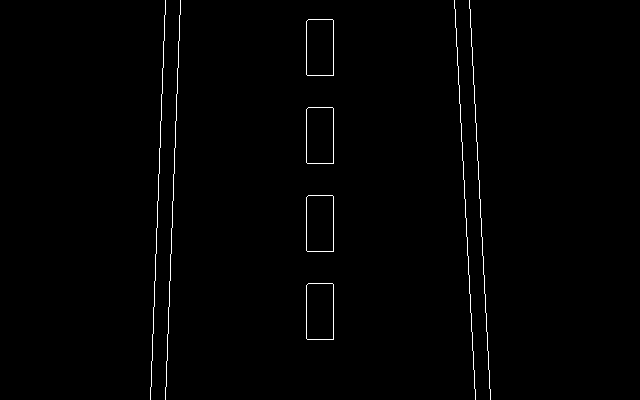
#> input picture exemplos_tp2/Filtragem_Espacial_Bordas_40_Exemplos_Independentes/dados/bordas_gt.png, 640 x 400 px
$ python 40_pipeline_completo.py   (older library calls are emulated)
#> lines starting #> are read from the running program, lines starting #| are printed output that depends on the picture; after the words box and inside, x2 and y2 are one past the last pixel; in counts of white or black regions, pixels touching at a corner belong together
#> in ler, `imagem = cv2.imread(str(p), cv2.IMREAD_GRAYSCALE if cinza else cv2.IMR..`: imagem: shape (400, 640); 0.88% white in thin lines or dots, all inside (x1, y1, x2, y2) = (150, 0, 491, 400)
#> call 2 of ler, with nome = 'pista_bev.png', cinza = False
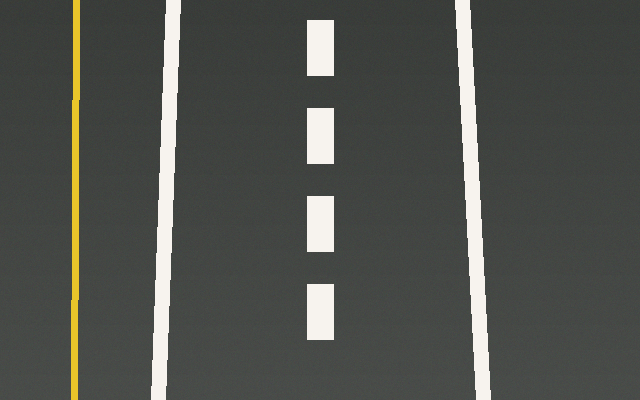
#> input picture exemplos_tp2/Filtragem_Espacial_Bordas_40_Exemplos_Independentes/dados/pista_bev.png, 640 x 400 px
#> in ler, imagem is the input picture: shape (400, 640, 3); mean B, G, R 77, 81.8, 79.7
"""
EXEMPLO 40 - Pipeline final: operadores, cenários, tempo, F1 e ângulos

O QUE ESTE CÓDIGO FAZ
Integra Sobel, LoG, duas configurações Canny e DoG e mede desempenho nas três condições.

COMO O CÓDIGO FUNCIONA
Calcula pixels ativados, tempo mediano, precisão/recall/F1 tolerantes a 2 pixels e respostas
direcionais.

POR QUE É IMPORTANTE NA DIREÇÃO AUTÔNOMA
Permite justificar uma decisão experimental limitada ao dataset controlado sem afirmar
superioridade universal.

COMO EXPLICAR AOS ALUNOS
Este exemplo representa uma etapa pequena de um pipeline de percepção. Observe a
imagem inicial, os valores numéricos apresentados no terminal e as imagens geradas.
Compare alterações de parâmetros mantendo as demais condições constantes.

ATIVIDADE PRÁTICA
Repita em imagens reais anotadas antes de recomendar aplicação veicular.

COMO EXECUTAR
python exemplos/40_pipeline_completo.py

SAÍDA
Uma ou mais figuras ou métricas serão salvas automaticamente em saidas/.
O programa pode ser executado diretamente: as funções estão neste próprio arquivo.
"""

import argparse
import csv
import json
import time
from pathlib import Path
import cv2
import numpy as np
import matplotlib
matplotlib.use("Agg")
import matplotlib.pyplot as plt

# Cada exemplo contém suas próprias funções; NÃO utiliza apoio.py.
# A pasta dados guarda apenas imagens de entrada. É permitido executar
# os exemplos em qualquer ordem, diretamente ou no Google Colab.
BASE = Path(__file__).resolve().parent.parent
DADOS = BASE / "dados"
RESULTADOS = BASE / "saidas" / Path(__file__).stem
RESULTADOS.mkdir(parents=True, exist_ok=True)


def ler(nome="pista_bev.png", cinza=False):
    """Abre uma imagem com verificação explícita de existência."""
    p = DADOS / nome
    imagem = cv2.imread(str(p), cv2.IMREAD_GRAYSCALE if cinza else cv2.IMREAD_COLOR)
    if imagem is None:
        raise FileNotFoundError(f"Imagem ausente: {p}. Execute o código com o ZIP extraído.")
    return imagem


def cinza(img):
    return cv2.cvtColor(img, cv2.COLOR_BGR2GRAY) if img.ndim == 3 else img


def sombra(img):
    """Perturbação controlada: sombra artificial em faixa diagonal da estrada."""
    a = img.astype(np.float32).copy()
    h, w = img.shape[:2]
#> h = 400; w = 640
    m = np.zeros((h,w),np.uint8)
    pts = np.array([[0,int(h*.16)],[w,int(h*.36)],[w,int(h*.59)],[0,int(h*.39)]],np.int32)
#> pts = [[0, 64], [640, 144], [640, 236], [0, 156]]
    cv2.fillConvexPoly(m,pts,255)
    a[m>0]*=.38
    a += np.random.default_rng(41).normal(0,2.5,a.shape)
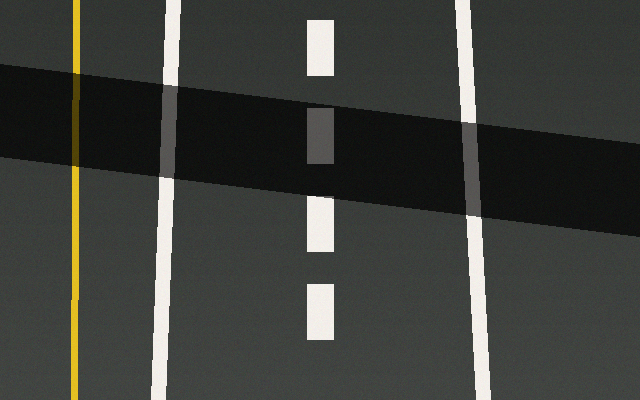
#> a: shape (400, 640, 3) float32; mean B, G, R 66.1, 70.2, 68.4; drawn with min black and max white
    return np.clip(a,0,255).astype(np.uint8)


def molhado(img):
    """CENÁRIO SINTÉTICO, não um teste com asfalto molhado real.
    Refrações/reflexos e variação tonal aproximam certos efeitos visuais.
    """
    h,w=img.shape[:2]
#> h = 400; w = 640
    a=(img.astype(np.float32)*.68).astype(np.uint8)
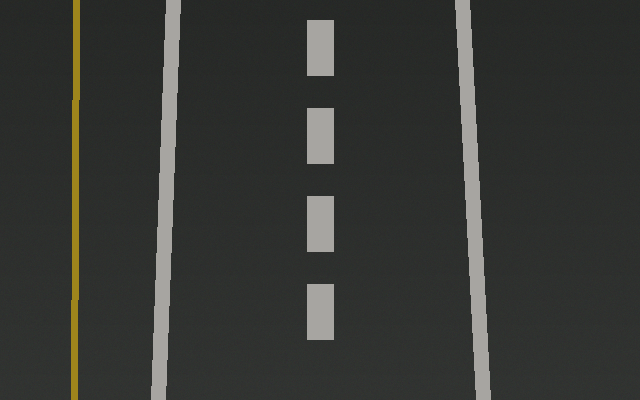
#> a: shape (400, 640, 3); mean B, G, R 51.8, 55.1, 53.6
    overlay=np.zeros_like(a)
    cv2.ellipse(overlay,(int(w*.50),int(h*.73)),(int(w*.39),int(h*.1)),0,0,360,(175,181,189),-1)
    cv2.line(overlay,(int(w*.27),int(h*.57)),(int(w*.76),int(h*.89)),(255,235,226),6)
    cv2.line(overlay,(int(w*.47),int(h*.62)),(int(w*.66),int(h*.97)),(225,224,240),4)
    a=cv2.addWeighted(a,.83,overlay,.17,0)
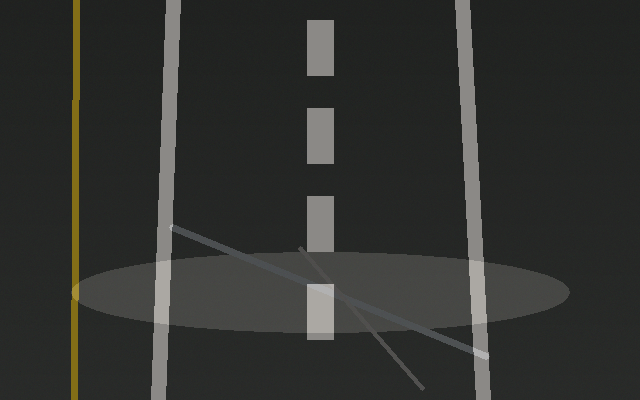
#> a: shape (400, 640, 3); mean B, G, R 47.1, 49.9, 48.8
    noise=np.random.default_rng(27).normal(0,6,a.shape)
    return np.clip(a.astype(np.float32)+noise,0,255).astype(np.uint8)


def selecionar_cena(nome="referencia"):
    img=ler()
    if nome == "sombra": return sombra(img)
    if nome == "molhado": return molhado(img)
    return img


def normalize8(x):
    x=np.asarray(x,dtype=np.float64)
    maxv=float(np.max(np.abs(x)))
    return np.uint8(np.clip((np.abs(x)/max(maxv,1e-9))*255,0,255))


def mostrar(paineis,titulos,nome="painel.png",colunas=3):
    """Salva painel, sem depender de janelas gráficas (compatível com Colab)."""
    n=len(paineis); linhas=(n+colunas-1)//colunas
    fig,ax=plt.subplots(linhas,colunas,figsize=(5*colunas,3.45*linhas),squeeze=False)
    for i, (im,t) in enumerate(zip(paineis,titulos)):
        a=ax.flat[i]
        if im.ndim==2: a.imshow(im,cmap="gray",vmin=0,vmax=255)
        else: a.imshow(cv2.cvtColor(im,cv2.COLOR_BGR2RGB))
        a.set_title(t,fontsize=11);a.axis("off")
    for a in ax.flat[n:]:a.axis("off")
    fig.tight_layout()
    p=RESULTADOS/nome
    fig.savefig(p,dpi=120,bbox_inches="tight");plt.close(fig)
    print("Figura gerada:",p)
    return p


def operadores(img):
    """Operadores com parâmetros fixos para uma comparação reproduzível.
    Sobel, LoG e DoG não são naturalmente binários; adotamos limiares
    explícitos para possibilitar a contagem de pixels. Os limiares não
    são universalmente ótimos; devem ser calibrados em outras cenas.
    """
    g=cinza(img)
    sx=cv2.Sobel(g,cv2.CV_64F,1,0,ksize=3)
    sy=cv2.Sobel(g,cv2.CV_64F,0,1,ksize=3)
    mag=np.hypot(sx,sy)
    log=cv2.Laplacian(cv2.GaussianBlur(g,(5,5),1.2),cv2.CV_64F,ksize=3)
    ga=cv2.GaussianBlur(g,(0,0),1.0).astype(np.float32)
    gb=cv2.GaussianBlur(g,(0,0),2.2).astype(np.float32)
    dog=np.abs(ga-gb)
    return {
        "Sobel":(np.uint8(mag>=95)*255,mag),
        "LoG":(np.uint8(np.abs(log)>=35)*255,np.abs(log)),
        "Canny 50/110":(cv2.Canny(g,50,110),None),
        "Canny 100/200":(cv2.Canny(g,100,200),None),
        "DoG":(np.uint8(dog>=7.5)*255,dog),
    }


def avaliacao(pred,gt,tolerancia=2):
    """Precisão/recall com tolerância geométrica: cada predição é aceita
    quando fica a até 'tolerancia' px da borda verdadeira, e vice-versa.
    Essa aproximação é didática e NÃO substitui avaliação em dados reais.
    """
    p=pred>0;g=gt>0
    k=cv2.getStructuringElement(cv2.MORPH_ELLIPSE,(2*tolerancia+1,2*tolerancia+1))
    gd=cv2.dilate(g.astype(np.uint8),k)>0
    pd=cv2.dilate(p.astype(np.uint8),k)>0
    precisao=float(np.sum(p & gd)/max(int(p.sum()),1))
    revocacao=float(np.sum(g & pd)/max(int(g.sum()),1))
    f1=2*precisao*revocacao/max(precisao+revocacao,1e-12)
    return precisao,revocacao,f1


def banco_direcional(img):
    """Respostas de gradiente (direção normal à borda), NÃO direção
    longitudinal da faixa. Portanto faixa vertical tipicamente gera
    resposta maior perto de 0 grau (gradiente horizontal).
    """
    g=cinza(img).astype(np.float64)
    kx=np.array([[-1,0,1],[-2,0,2],[-1,0,1]],dtype=np.float64)
    ky=kx.T
    resp={}
    for graus in (0,45,90,135):
        th=np.deg2rad(graus)
        k=np.cos(th)*kx+np.sin(th)*ky
        resp[graus]=np.abs(cv2.filter2D(g,cv2.CV_64F,k,borderType=cv2.BORDER_REFLECT_101))
    return resp


def tabela(rows,columns):
    print(" | ".join(columns))
    print("-"*88)
    for row in rows:print(" | ".join(str(row.get(c,"")) for c in columns))
    with open(RESULTADOS/"metricas.csv","w",newline="",encoding="utf-8") as f:
        wr=csv.DictWriter(f,fieldnames=columns);wr.writeheader();wr.writerows(rows)


# ---------------- EXPERIMENTO DESTE EXEMPLO ----------------
gt=ler("bordas_gt.png",cinza=True);ref=ler();rows=[];paineis=[];tit=[]
for nome,i in [("normal",ref),("sombra",sombra(ref)),("reflexos",molhado(ref))]:
 op=operadores(i);paineis.append(i);tit.append(nome)
 for operador,(edge,_) in op.items():
  # Cronometria inclui o cálculo integral do conjunto como custo aproximado por operador isolado? NÃO.
  # Reexecuta função equivalente individual para medir etapa corretamente.
  g=cinza(i)
  fns={"Sobel":lambda:np.hypot(cv2.Sobel(g,cv2.CV_64F,1,0),cv2.Sobel(g,cv2.CV_64F,0,1)),"LoG":lambda:cv2.Laplacian(cv2.GaussianBlur(g,(5,5),1.2),cv2.CV_64F),"Canny 50/110":lambda:cv2.Canny(g,50,110),"Canny 100/200":lambda:cv2.Canny(g,100,200),"DoG":lambda:cv2.absdiff(cv2.GaussianBlur(g,(0,0),1.0),cv2.GaussianBlur(g,(0,0),2.2))}
  fn=fns[operador];fn();tempos=[]
  for _ in range(6):t=time.perf_counter();fn();tempos.append((time.perf_counter()-t)*1000)
  pr,re,f1=avaliacao(edge,gt,tolerancia=2)
  rows.append(dict(cenario=nome,operador=operador,pixels_ativos=int(np.count_nonzero(edge)),mediana_ms=round(float(np.median(tempos)),3),precisao=round(pr,3),recall=round(re,3),f1=round(f1,3)))
  paineis.append(edge);tit.append(operador)
#> this loop made 3 passes
#> nome on passes 1 to 3: 'normal', 'sombra', 'reflexos'
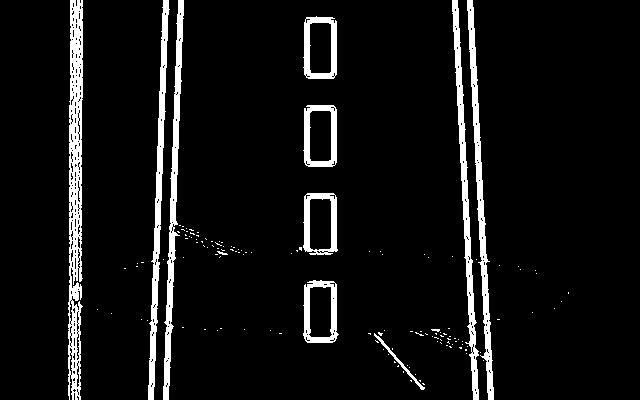
#> edge: shape (400, 640); 7% white; 136 white regions (125 under 20 px), largest, box (x1, y1, x2, y2) and area: (68, 0, 83, 400) 4097, (467, 0, 494, 400) 2435, (163, 0, 184, 400) 2406
#> after the loop, paineis = 18 items; rows = 15 items; tit = ['normal', 'Sobel', 'LoG', 'Canny 50/110', 'Canny 100/200', 'DoG', 'sombra', 'Sobel', 'LoG', 'Canny 50/110', 'Canny 100/200', 'DoG', 'reflexos', 'Sobel', 'LoG', 'Canny 50/110', 'Canny 100/200', 'DoG']
tabela(rows,["cenario","operador","pixels_ativos","mediana_ms","precisao","recall","f1"])
#| cenario | operador | pixels_ativos | mediana_ms | precisao | recall | f1
#> the loop in tabela, `for row in rows:print(" | ".join(str(row.get(c,"")) for c in columns))` made 15 passes
#| normal | Sobel | 6280 | 4.135 | 0.744 | 1.0 | 0.853
#| normal | LoG | 18171 | 0.487 | 0.623 | 1.0 | 0.768
#| normal | Canny 50/110 | 3048 | 0.293 | 0.738 | 1.0 | 0.849
#| normal | Canny 100/200 | 3048 | 0.282 | 0.738 | 1.0 | 0.849
#| normal | DoG | 22954 | 0.655 | 0.494 | 1.0 | 0.661
#| sombra | Sobel | 8758 | 3.968 | 0.542 | 1.0 | 0.703
#| sombra | LoG | 15200 | 0.476 | 0.636 | 1.0 | 0.778
#| sombra | Canny 50/110 | 4300 | 0.306 | 0.53 | 1.0 | 0.693
#> (further printed lines are left out)
mostrar(paineis,tit,"comparacao_3_cenarios.png",colunas=6)
#> in mostrar, `n = len(paineis)`: n = 18
#> in mostrar, `linhas = (n + colunas - 1) // colunas`: linhas = 3
#> the loop in mostrar, `for i, (im,t) in enumerate(zip(paineis,titulos)):` made 18 passes
#> t on passes 1 to 12: 'normal', 'Sobel', 'LoG', 'Canny 50/110', 'Canny 100/200', 'DoG', 'sombra', 'Sobel', 'LoG', 'Canny 50/110', 'Canny 100/200', 'DoG'
#> in mostrar, `fig.savefig(p, dpi=120, bbox_inches='tight')`:
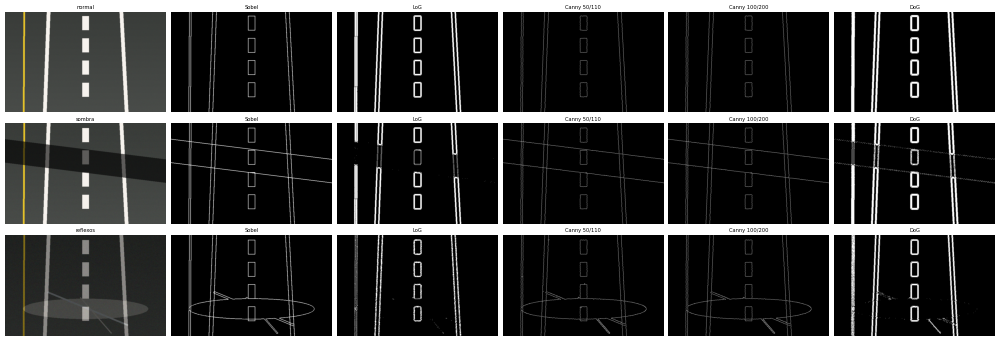
#> figure drawn by matplotlib, 18 panels
# Critério explícito de melhor resultado neste experimento: F1 no cenário degradado.
for c in ("sombra","reflexos"):
 x=max((r for r in rows if r["cenario"]==c),key=lambda r:r["f1"])
 print(f"MELHOR F1 em {c}: {x['operador']} (F1={x['f1']})")
#> this loop made 2 passes
#| MELHOR F1 em sombra: LoG (F1=0.778)
#| MELHOR F1 em reflexos: LoG (F1=0.876)
r=banco_direcional(ref);g=ler("bordas_gt.png",cinza=True)>0
#> in banco_direcional, `kx=np.array([[-1,0,1],[-2,0,2],[-1,0,1]],dtype=np.float64)`: kx = [[-1, 0, 1], [-2, 0, 2], [-1, 0, 1]]
#> in banco_direcional, `ky=kx.T`: ky = [[-1, -2, -1], [0, 0, 0], [1, 2, 1]]
#> the loop in banco_direcional, `for graus in (0,45,90,135):` made 4 passes
#> (th, k) on passes 1, 3: (0, [[-1, 0, 1], [-2, 0, 2], [-1, 0, 1]]), (1.57, [[-1, -2, -1], [-1.22e-16, 0, 1.22e-16], [1, 2, 1]])
#> th on passes 2, 4: 0.785, 2.36
#> after the loop in banco_direcional, `for graus in (0,45,90,135):`: resp = 4 items
#> after `r = banco_direcional(ref)`: r = 4 items
angles={k:round(float(v[g].mean()),3) for k,v in r.items()}
#> angles = {0: 645.3, 45: 498.3, 90: 91.9, 135: 503.6}
print("Resposta direcional média nas bordas da faixa:",angles)
#| Resposta direcional média nas bordas da faixa: {0: 645.274, 45: 498.256, 90: 91.902, 135: 503.569}
print("Ângulo de maior resposta:",max(angles,key=angles.get))
#| Ângulo de maior resposta: 0
with open(RESULTADOS/"conclusao.txt","w",encoding="utf8") as f:
 for c in ("sombra","reflexos"):
  x=max((r for r in rows if r["cenario"]==c),key=lambda r:r["f1"])
  f.write(f"Cenário sintético {c}: maior F1 = {x['operador']} ({x['f1']}); não é recomendação universal.\n")
 f.write(f"Direção de GRADIENTE mais forte nas bordas de faixa: {max(angles,key=angles.get)} graus.\n")
 f.write("A comparação exige imagens reais anotadas, múltiplas cenas, mesma ROI, métricas de qualidade e perfil de latência.\n")
